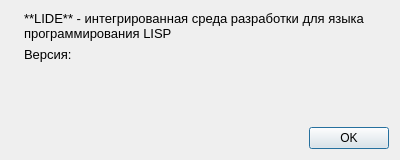
<?xml version="1.0" encoding="UTF-8"?>
<ui version="4.0">
 <class>AboutDialog</class>
 <widget class="QDialog" name="AboutDialog">
  <property name="windowModality">
   <enum>Qt::WindowModality::ApplicationModal</enum>
  </property>
  <property name="geometry">
   <rect>
    <x>0</x>
    <y>0</y>
    <width>400</width>
    <height>160</height>
   </rect>
  </property>
  <property name="sizePolicy">
   <sizepolicy hsizetype="Fixed" vsizetype="Fixed">
    <horstretch>0</horstretch>
    <verstretch>0</verstretch>
   </sizepolicy>
  </property>
  <property name="minimumSize">
   <size>
    <width>400</width>
    <height>160</height>
   </size>
  </property>
  <property name="maximumSize">
   <size>
    <width>16777215</width>
    <height>16777215</height>
   </size>
  </property>
  <property name="contextMenuPolicy">
   <enum>Qt::ContextMenuPolicy::NoContextMenu</enum>
  </property>
  <property name="windowTitle">
   <string>О LIDE</string>
  </property>
  <property name="modal">
   <bool>true</bool>
  </property>
  <layout class="QGridLayout" name="gridLayout">
   <item row="0" column="0" rowspan="2">
    <widget class="QLabel" name="logo">
     <property name="sizePolicy">
      <sizepolicy hsizetype="Fixed" vsizetype="Fixed">
       <horstretch>0</horstretch>
       <verstretch>0</verstretch>
      </sizepolicy>
     </property>
     <property name="pixmap">
      <pixmap resource="../../resources.qrc">:/icons/images/logo.svg</pixmap>
     </property>
     <property name="scaledContents">
      <bool>false</bool>
     </property>
    </widget>
   </item>
   <item row="2" column="1">
    <spacer name="verticalSpacer">
     <property name="orientation">
      <enum>Qt::Orientation::Vertical</enum>
     </property>
     <property name="sizeHint" stdset="0">
      <size>
       <width>20</width>
       <height>40</height>
      </size>
     </property>
    </spacer>
   </item>
   <item row="3" column="2">
    <widget class="QDialogButtonBox" name="buttonBox">
     <property name="orientation">
      <enum>Qt::Orientation::Horizontal</enum>
     </property>
     <property name="standardButtons">
      <set>QDialogButtonBox::StandardButton::Ok</set>
     </property>
    </widget>
   </item>
   <item row="0" column="1" colspan="2">
    <widget class="QLabel" name="label">
     <property name="font">
      <font>
       <pointsize>10</pointsize>
      </font>
     </property>
     <property name="text">
      <string>**LIDE** - интегрированная среда разработки для языка программирования LISP</string>
     </property>
     <property name="textFormat">
      <enum>Qt::TextFormat::MarkdownText</enum>
     </property>
     <property name="alignment">
      <set>Qt::AlignmentFlag::AlignLeading|Qt::AlignmentFlag::AlignLeft|Qt::AlignmentFlag::AlignTop</set>
     </property>
     <property name="wordWrap">
      <bool>true</bool>
     </property>
    </widget>
   </item>
   <item row="1" column="1" colspan="2">
    <widget class="QLabel" name="versionLabel">
     <property name="sizePolicy">
      <sizepolicy hsizetype="Preferred" vsizetype="Fixed">
       <horstretch>0</horstretch>
       <verstretch>0</verstretch>
      </sizepolicy>
     </property>
     <property name="font">
      <font>
       <pointsize>10</pointsize>
      </font>
     </property>
     <property name="text">
      <string>Версия:</string>
     </property>
    </widget>
   </item>
  </layout>
 </widget>
 <layoutdefault spacing="6" margin="11"/>
 <resources>
  <include location="../../resources.qrc"/>
  <include location="../../resources.qrc"/>
 </resources>
 <connections/>
</ui>
